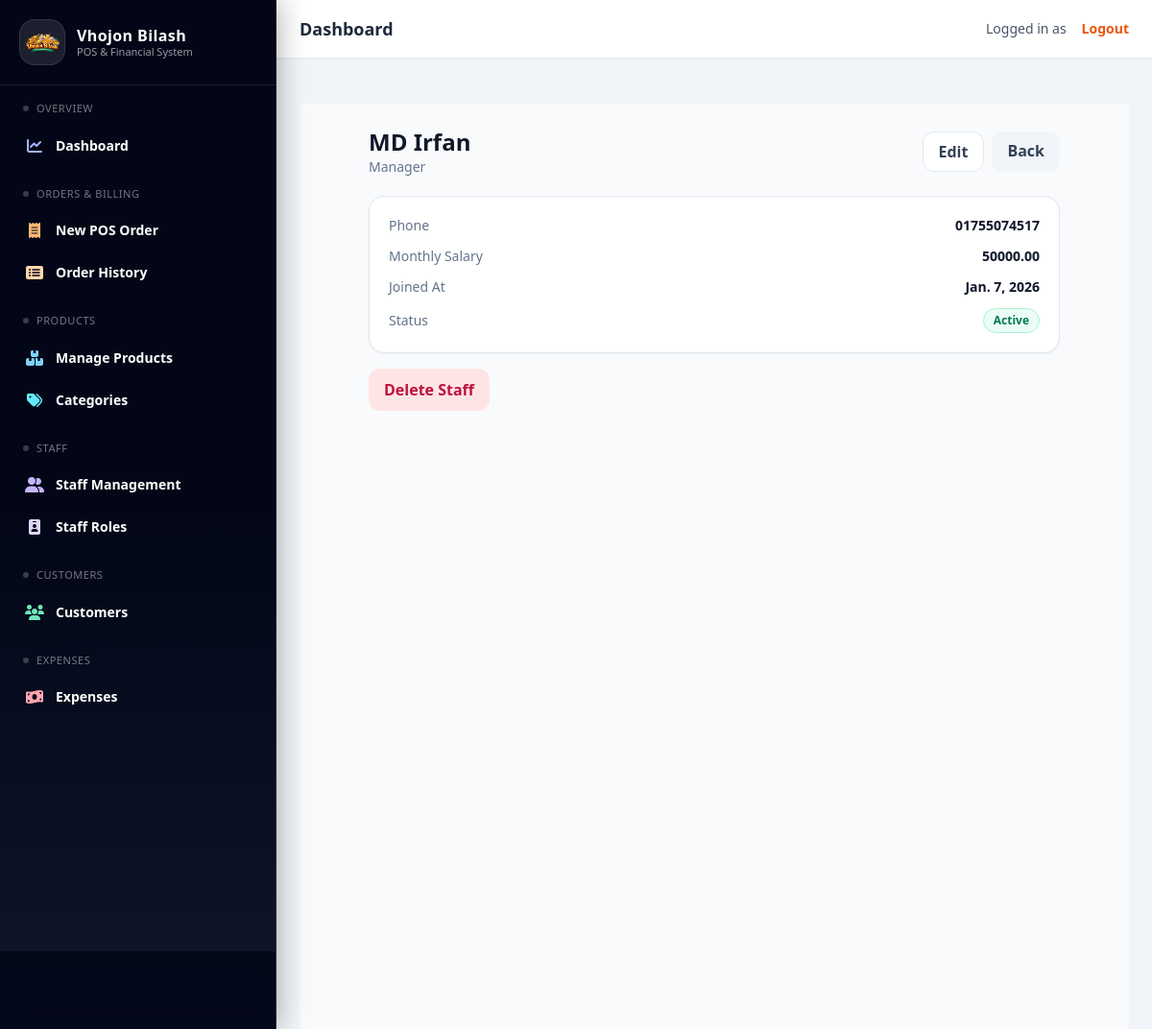
The app's page /staff/2/ with its own data.
### staff/models.py (models this page shows, shortened)
class Staff(models.Model):
    name = models.CharField(max_length=120)
    phone = models.CharField(max_length=30, blank=True)
    role = models.ForeignKey(StaffRole, on_delete=models.PROTECT, related_name="staff")
    monthly_salary = models.DecimalField(max_digits=12, decimal_places=2, default=0)
    is_active = models.BooleanField(default=True)
    joined_at = models.DateField(null=True, blank=True)

class StaffRole(models.Model):
    name = models.CharField(max_length=80, unique=True)

### staff/views.py (the view)
# urls.py: path("<int:pk>/", views.staff_detail, name="staff_detail"),
def staff_detail(request, pk):
    staff = get_object_or_404(Staff.objects.select_related("role"), pk=pk)
    return render(request, "staff/staff_detail.html", {"staff": staff})

### staff/templates/staff/staff_detail.html
{% extends "base.html" %}
{% block content %}
<div class="min-h-[calc(100vh-64px)] bg-slate-50">
  <div class="max-w-3xl mx-auto px-4 sm:px-6 py-6">
    <div class="flex items-center justify-between mb-5">
      <div>
        <h1 class="text-2xl font-bold text-slate-900">{{ staff.name }}</h1>
        <p class="text-sm text-slate-500">{{ staff.role.name }}</p>
      </div>
      <div class="flex gap-2">
        <a href="{% url 'staff:staff_update' staff.pk %}"
           class="px-4 py-2 rounded-xl bg-white border border-slate-200 text-slate-700 font-semibold hover:bg-slate-50">
          Edit
        </a>
        <a href="{% url 'staff:staff_list' %}"
           class="px-4 py-2 rounded-xl bg-slate-100 text-slate-700 font-semibold hover:bg-slate-200">
          Back
        </a>
      </div>
    </div>
    <div class="bg-white rounded-2xl border border-slate-200 shadow-sm p-5 space-y-3">
      <div class="flex justify-between">
        <span class="text-sm text-slate-500">Phone</span>
        <span class="text-sm font-semibold text-slate-900">{{ staff.phone|default:"—" }}</span>
      </div>
      <div class="flex justify-between">
        <span class="text-sm text-slate-500">Monthly Salary</span>
        <span class="text-sm font-bold text-slate-900">{{ staff.monthly_salary }}</span>
      </div>
      <div class="flex justify-between">
        <span class="text-sm text-slate-500">Joined At</span>
        <span class="text-sm font-semibold text-slate-900">{{ staff.joined_at|default:"—" }}</span>
      </div>
      <div class="flex justify-between items-center">
        <span class="text-sm text-slate-500">Status</span>
        {% if staff.is_active %}
          <span class="inline-flex px-2.5 py-1 rounded-full text-xs font-bold bg-emerald-50 text-emerald-700 border border-emerald-200">
            Active
          </span>
        {% else %}
          <span class="inline-flex px-2.5 py-1 rounded-full text-xs font-bold bg-rose-50 text-rose-700 border border-rose-200">
            Inactive
          </span>
        {% endif %}
      </div>
    </div>
    <div class="mt-4">
      <a href="{% url 'staff:staff_delete' staff.pk %}"
         class="inline-flex px-4 py-2.5 rounded-xl bg-rose-100 hover:bg-rose-200 text-rose-700 font-semibold">
        Delete Staff
      </a>
    </div>
  </div>
</div>
{% endblock %}

### records on screen
Staff: name "MD Irfan", role.name "Manager", phone "01755074517", monthly_salary "50000.00", joined_at "Jan. 7, 2026"
